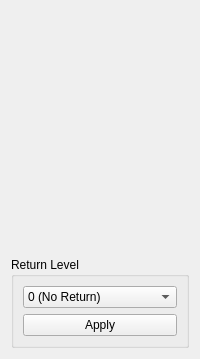
             <widget class="QWidget" name="page11ReturnLevel">
              <layout class="QVBoxLayout" name="verticalLayout_31">
               <item>
                <spacer name="verticalSpacer_12">
                 <property name="orientation">
                  <enum>Qt::Vertical</enum>
                 </property>
                 <property name="sizeHint" stdset="0">
                  <size>
                   <width>20</width>
                   <height>246</height>
                  </size>
                 </property>
                </spacer>
               </item>
               <item>
                <widget class="QGroupBox" name="gbReturnLevel">
                 <property name="title">
                  <string>Return Level</string>
                 </property>
                 <layout class="QVBoxLayout" name="verticalLayout_30">
                  <item>
                   <widget class="QComboBox" name="cbReturnLevel">
                    <item>
                     <property name="text">
                      <string>0 (No Return)</string>
                     </property>
                    </item>
                    <item>
                     <property name="text">
                      <string>1 (Read Only)</string>
                     </property>
                    </item>
                    <item>
                     <property name="text">
                      <string>2 (All Return)</string>
                     </property>
                    </item>
                   </widget>
                  </item>
                  <item>
                   <widget class="QPushButton" name="pbReturnLevel">
                    <property name="text">
                     <string>Apply</string>
                    </property>
                   </widget>
                  </item>
                 </layout>
                </widget>
               </item>
              </layout>
             </widget>
